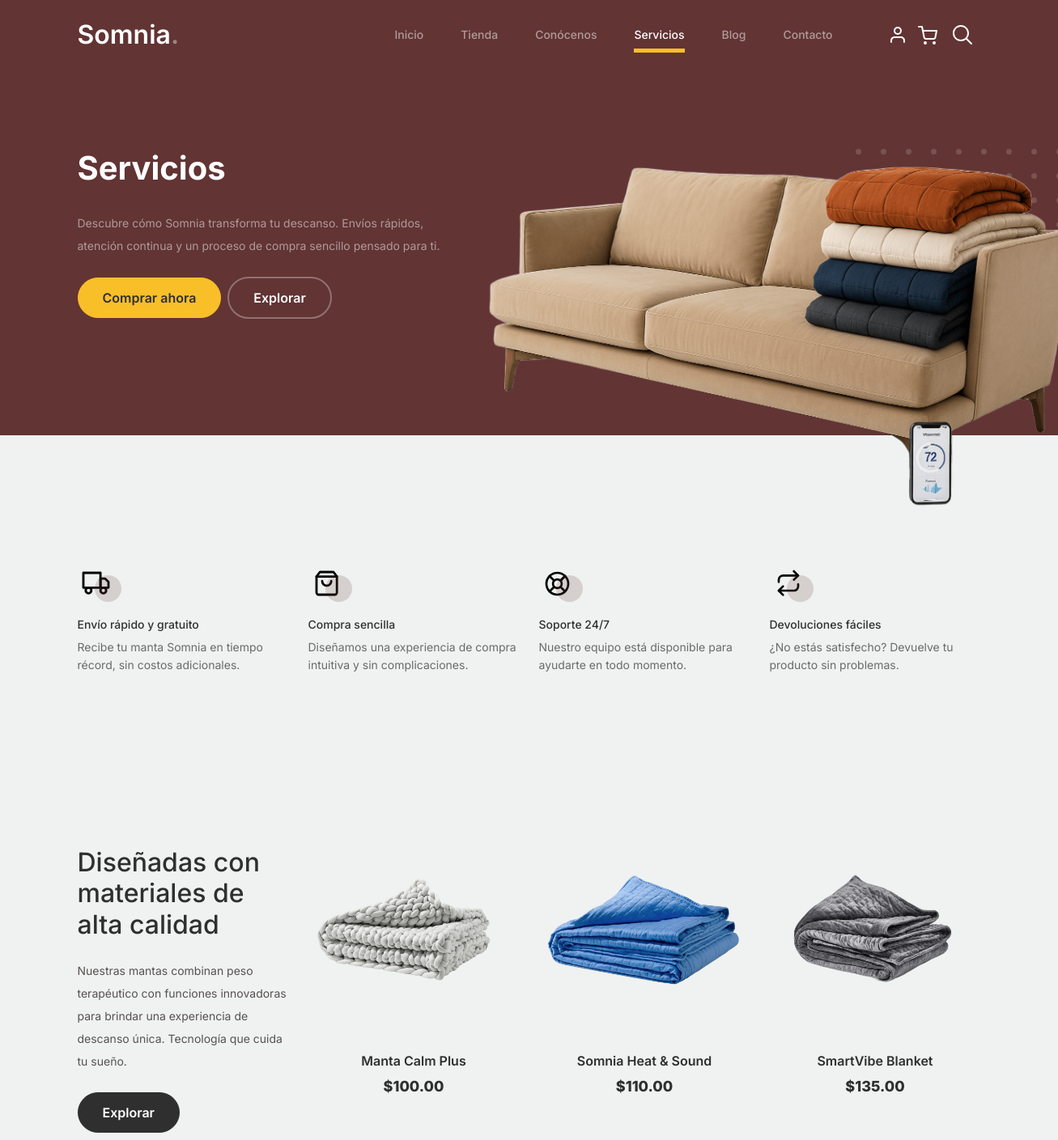
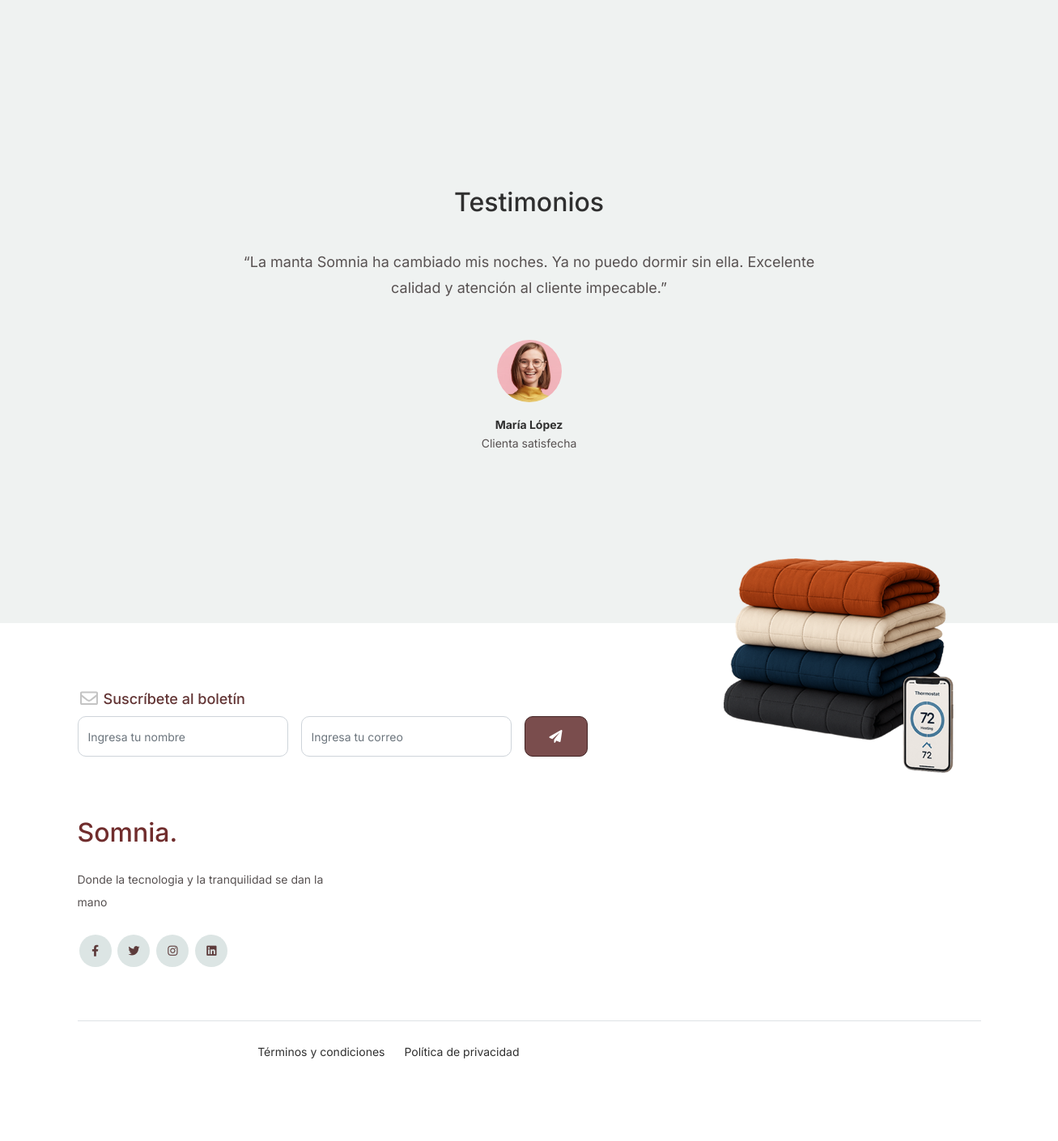
/services.php, run on the app's committed database (2 pictures, top to bottom).
### tables this page shows
CREATE TABLE `productos` (
  `id` int(11) NOT NULL,
  `nombre` varchar(100) NOT NULL,
  `descripcion` text DEFAULT NULL,
  `precio` decimal(10,2) NOT NULL,
  `stock` int(11) NOT NULL DEFAULT 0,
  `imagen_url` varchar(255) DEFAULT NULL,
  `color` varchar(50) DEFAULT NULL,
  `tamaño` varchar(50) DEFAULT NULL,
  `funcionalidades` varchar(255) DEFAULT NULL
);

### services.php (the view, shortened to what this page needs)
<!doctype html>
<html lang="en">
<head>
		<link href="css/bootstrap.min.css" rel="stylesheet">
		<link href="https://cdnjs.cloudflare.com/ajax/libs/font-awesome/6.0.0-beta3/css/all.min.css" rel="stylesheet">
		<link href="css/tiny-slider.css" rel="stylesheet">
		<link href="css/style.css" rel="stylesheet">
	</head>
	<body>
		<?php include 'cards/nav.php'; ?>
    <div class="hero">
      <div class="container">
        <div class="row justify-content-between">
          <div class="col-lg-5">
            <div class="intro-excerpt">
              <h1>Servicios</h1>
              <p class="mb-4">Descubre cómo Somnia transforma tu descanso. Envíos rápidos, atención continua y un proceso de compra sencillo pensado para ti.</p>
              <p><a href="#" class="btn btn-secondary me-2">Comprar ahora</a><a href="#" class="btn btn-white-outline">Explorar</a></p>
            </div>
          </div>
          <div class="col-lg-7">
            <div class="hero-img-wrap">
              <picture>
                <source srcset="images/couch-small.png" media="(max-width: 991px)">
                <img src="images/couch.png" class="img-fluid" alt="Manta Somnia">
              </picture>
            </div>
          </div>
        </div>
      </div>
    </div>
    <div class="why-choose-section">
      <div class="container">
        <div class="row my-5">
          <div class="col-6 col-md-6 col-lg-3 mb-4">
            <div class="feature">
              <div class="icon">
                <img src="images/truck.svg" alt="Envío rápido" class="img-fluid">
              </div>
              <h3>Envío rápido y gratuito</h3>
              <p>Recibe tu manta Somnia en tiempo récord, sin costos adicionales.</p>
            </div>
          </div>
          <div class="col-6 col-md-6 col-lg-3 mb-4">
            <div class="feature">
              <div class="icon">
                <img src="images/bag.svg" alt="Compra fácil" class="img-fluid">
              </div>
              <h3>Compra sencilla</h3>
              <p>Diseñamos una experiencia de compra intuitiva y sin complicaciones.</p>
            </div>
          </div>
          <div class="col-6 col-md-6 col-lg-3 mb-4">
            <div class="feature">
              <div class="icon">
                <img src="images/support.svg" alt="Soporte 24/7" class="img-fluid">
              </div>
              <h3>Soporte 24/7</h3>
              <p>Nuestro equipo está disponible para ayudarte en todo momento.</p>
            </div>
          </div>
          <div class="col-6 col-md-6 col-lg-3 mb-4">
            <div class="feature">
              <div class="icon">
                <img src="images/return.svg" alt="Devoluciones sin complicaciones" class="img-fluid">
              </div>
              <h3>Devoluciones fáciles</h3>
              <p>¿No estás satisfecho? Devuelve tu producto sin problemas.</p>
            </div>
          </div>
        </div>
      </div>
    </div>
    <div class="product-section pt-0">
      <div class="container">
 <div class="row">
            <div class="col-md-12 col-lg-3 mb-5 mb-lg-0">
                <h2 class="mb-4 section-title">Diseñadas con materiales de alta calidad</h2>
                <p class="mb-4">Nuestras mantas combinan peso terapéutico con funciones innovadoras para brindar una experiencia de descanso única. Tecnología que cuida tu sueño.</p>
                <p><a href="shop.php" class="btn">Explorar</a></p>
            </div>
            <?php
            include 'db_connect.php';
            try {
                $query = "SELECT * FROM productos LIMIT 3";
                $stmt = $conn->prepare($query);
                $stmt->execute();
                $products = $stmt->fetchAll(PDO::FETCH_ASSOC);
                foreach ($products as $product) {
            ?>
                <div class="col-12 col-md-4 col-lg-3 mb-5 mb-md-0">
                    <form method="POST" action="agregar_al_carrito.php">
                        <button type="submit" class="product-item border-0 bg-transparent p-0 text-start">
                            <img src="<?php echo htmlspecialchars($product['imagen_url']); ?>" class="img-fluid product-thumbnail" alt="<?php echo htmlspecialchars($product['nombre']); ?>">
                            <h3 class="product-title text-center mt-3"><?php echo htmlspecialchars($product['nombre']); ?></h3>
                            <strong class="product-price d-block text-center">$<?php echo number_format($product['precio'], 2); ?></strong>
                        </button>
                    </form>
                </div>
            <?php
                }
            } catch (PDOException $e) {
                echo "Error al cargar productos: " . $e->getMessage();
            }
            ?>
        </div>
      </div>
    </div>
    <div class="testimonial-section before-footer-section">
      <div class="container">
        <div class="row">
          <div class="col-lg-7 mx-auto text-center">
            <h2 class="section-title">Testimonios</h2>
          </div>
        </div>
        <div class="row justify-content-center">
          <div class="col-lg-12">
            <div class="testimonial-slider-wrap text-center">
              <div class="testimonial-slider">
                <div class="item">
                  <div class="row justify-content-center">
                    <div class="col-lg-8 mx-auto">
                      <div class="testimonial-block text-center">
                        <blockquote class="mb-5">
                          <p>&ldquo;La manta Somnia ha cambiado mis noches. Ya no puedo dormir sin ella. Excelente calidad y atención al cliente impecable.&rdquo;</p>
                        </blockquote>
                        <div class="author-info">
                          <div class="author-pic">
                            <img src="images/person-1.png" alt="Maria Jones" class="img-fluid">
                          </div>
                          <h3 class="font-weight-bold">María López</h3>
                          <span class="position d-block mb-3">Clienta satisfecha</span>
                        </div>
                      </div>
                    </div>
                  </div>
                </div>
              </div>
            </div>
          </div>
        </div>
      </div>
    </div>
		<?php include 'cards/footer.php'; ?>
	</body>
</html>

### css/tiny-slider.css (style rules this page uses)
.tns-slider { -webkit-transition:all 0s;-moz-transition:all 0s;transition:all 0s }
.tns-slider>.tns-item { -webkit-box-sizing:border-box;-moz-box-sizing:border-box;box-sizing:border-box }
.tns-horizontal.tns-subpixel { white-space:nowrap }
.tns-horizontal.tns-subpixel>.tns-item { display:inline-block;vertical-align:top;white-space:normal }

### css/style.css (style rules this page uses)
body { overflow-x: hidden; position: relative; }
body { font-family: "Inter", sans-serif; font-weight: 400; line-height: 28px; color: #575151; font-size: 14px; background-color: #eff2f1; }
a { text-decoration: none; -webkit-transition: .3s all ease; -o-transition: .3s all ease; transition: .3s all ease; color: #2f2f2f; text-decoration: underline; }
.hero { background: #623434; padding: calc(4rem - 30px) 0 0rem 0; }
@media (min-width: 768px) { .hero { padding: calc(4rem - 30px) 0 4rem 0; } }
@media (min-width: 992px) { .hero { padding: calc(8rem - 30px) 0 8rem 0; } }
.hero .intro-excerpt { position: relative; z-index: 4; }
@media (min-width: 992px) { .hero .intro-excerpt { max-width: 450px; } }
.hero h1 { font-weight: 700; color: #ffffff; margin-bottom: 30px; }
.hero p { color: rgba(255, 255, 255, 0.5); margin-botom: 30px; }
.hero .hero-img-wrap { position: relative; }
.hero .hero-img-wrap img { position: relative; top: 0px; right: 0px; z-index: 2; max-width: 780px; left: -20px; }
@media (min-width: 768px) { .hero .hero-img-wrap img { right: 0px; left: -100px; } }
@media (min-width: 992px) { .hero .hero-img-wrap img { left: 0px; top: -80px; position: absolute; right: -50px; } }
@media (min-width: 1200px) { .hero .hero-img-wrap img { left: 0px; top: -80px; right: -100px; } }
.hero .hero-img-wrap:after { content: ""; position: absolute; width: 255px; height: 217px; background-image: url("../images/dots-light.svg"); background-size: contain; background-repeat: no-repeat; right: -100px; top: -0px; }
.btn { font-weight: 600; padding: 12px 30px; border-radius: 30px; color: #ffffff; background: #2f2f2f; border-color: #2f2f2f; }
.btn.btn-secondary { color: #2f2f2f; background: #f9bf29; border-color: #f9bf29; }
.btn.btn-white-outline { background: transparent; border-width: 2px; border-color: rgba(255, 255, 255, 0.3); }
.section-title { color: #2f2f2f; }
.product-section { padding: 7rem 0; }
.product-section .product-item { text-align: center; text-decoration: none; display: block; position: relative; padding-bottom: 50px; cursor: pointer; }
.product-section .product-item .product-thumbnail { margin-bottom: 30px; position: relative; top: 0; -webkit-transition: .3s all ease; -o-transition: .3s all ease; transition: .3s all ease; }
.product-section .product-item h3 { font-weight: 600; font-size: 16px; }
.product-section .product-item strong { font-weight: 800 !important; font-size: 18px !important; }
.product-section .product-item h3, .product-section .product-item strong { color: #2f2f2f; text-decoration: none; }
.product-section .product-item:before { bottom: 0; left: 0; right: 0; position: absolute; content: ""; background: #e5dcdc; height: 0%; z-index: -1; border-radius: 10px; -webkit-transition: .3s all ease; -o-transition: .3s all ease; transition: .3s all ease; }
.why-choose-section { padding: 7rem 0; }
.feature { margin-bottom: 30px; }
.feature .icon { display: inline-block; position: relative; margin-bottom: 20px; }
.feature .icon:before { content: ""; width: 33px; height: 33px; position: absolute; background: rgba(109, 68, 68, 0.2); border-radius: 50%; right: -8px; bottom: 0; }
.feature h3 { font-size: 14px; color: #2f2f2f; }
.feature p { font-size: 14px; line-height: 22px; color: #6a6a6a; }
.testimonial-section { padding: 3rem 0 7rem 0; }
.testimonial-slider-wrap { position: relative; }
.testimonial-slider-wrap .item .testimonial-block blockquote { font-size: 16px; }
@media (min-width: 768px) { .testimonial-slider-wrap .item .testimonial-block blockquote { line-height: 32px; font-size: 18px; } }
.testimonial-slider-wrap .item .testimonial-block .author-info .author-pic { margin-bottom: 20px; }
.testimonial-slider-wrap .item .testimonial-block .author-info .author-pic img { max-width: 80px; border-radius: 50%; }
.testimonial-slider-wrap .item .testimonial-block .author-info h3 { font-size: 14px; font-weight: 700; color: #2f2f2f; margin-bottom: 0; }
.before-footer-section { padding: 7rem 0 12rem 0 !important; }

### data on the page
productos: imagen_url (picture), nombre "Manta Calm Plus", precio "100.00"
productos: imagen_url (picture), nombre "Somnia Heat & Sound", precio "110.00"
productos: imagen_url (picture), nombre "SmartVibe Blanket", precio "135.00"
